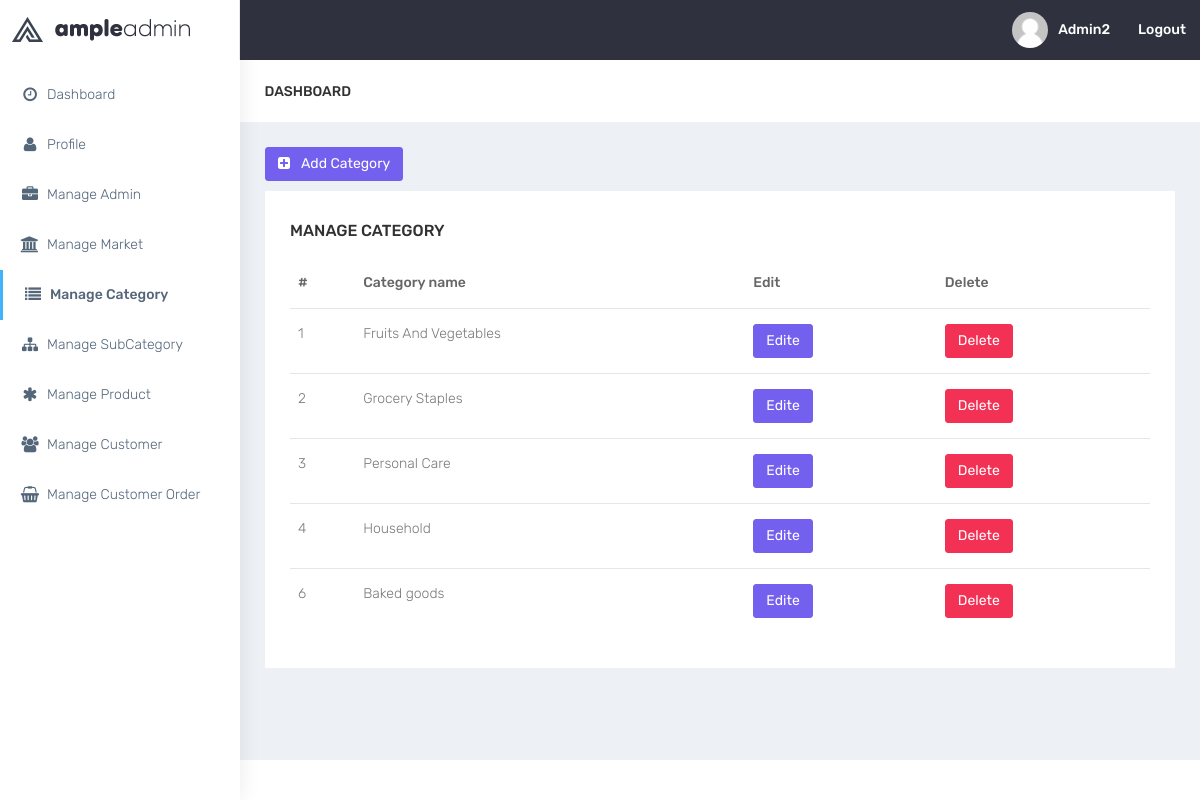
Screenshot of /p/admin/manage_category.php (signed in) with the database file from the repository.
### tables this page shows
CREATE TABLE `category` (
  `id` int(11) NOT NULL,
  `cat_name` varchar(50) NOT NULL
);

### p/admin/manage_category.php (the view, shortened to what this page needs)
 <?php include ("includes/header.php");?>
 <button type="button" class="btn btn-primary m-b-10"  data-target="#add_update_Modal" id="add_category_Modal">
 	<i class="fa fa-plus-square fa-fw" aria-hidden="true"></i> Add Category
 </button>
<div class="row ">
  <div class="col-md-12 col-lg-12 col-sm-12">
   <div class="white-box">
    <h3 class="box-title">Manage category</h3>
    <div class="table-responsive">
     <table class="table">
      <thead>
       <tr>
        <th>#</th>
        <th>Category name</th>
        <th>Edit</th>
        <th>Delete</th>
      </tr>
    </thead>
    <tbody>
      <?php
      $query = "select * from category";
      $result= mysqli_query($conn,$query);
      while ($table_category=mysqli_fetch_assoc($result)) {
        echo "<tr id={$table_category['id']}>";
        foreach ($table_category as $key => $value) {
         echo "<td id='$key{$table_category['id']}'>";
         echo $value;
         echo "</td>";
       }
       echo "<th><button name='edit' class='btn btn-primary text-white edit_btn' data-id='{$table_category['id']}' class='btn btn-danger text-white delete' data-target='#add_update_Modal'>Edite</button></th>";
       echo "<th><button data-id='{$table_category['id']}' class='btn btn-danger text-white delete_btn' data-toggle='modal' data-target='#deleteModal'>Delete</button></th>";
       echo "</tr>";
     }
     ?>
   </tbody>
 </table>
</div>
</div>
</div>
</div>
<?php include 'includes/footer.php';?>

### p/admin/includes/header.php (shortened to what this page needs)
<?php require ("../includes/connection.php");?>
<?php
if (!isset($_SESSION['admin_id'])) {
header("location:login.php");
}
else {
$query ="SELECT * FROM admin where id={$_SESSION['admin_id']}";
$result= mysqli_query($conn,$query);
$adminSet= mysqli_fetch_assoc($result);
}
?>
<!DOCTYPE html>
<html lang="en">
<head>
<link href="bootstrap/dist/css/bootstrap.min.css" rel="stylesheet">
<link href="../plugins/bower_components/sidebar-nav/dist/sidebar-nav.min.css" rel="stylesheet">
<link href="../css/style.css" rel="stylesheet">
<link href="../css/colors/default.css" id="theme" rel="stylesheet">
<link href="../css/custom.css" rel="stylesheet">
</head>
<body class="fix-header">
<div id="wrapper">
<nav class="navbar navbar-default navbar-static-top m-b-0">
<div class="navbar-header">
<div class="top-left-part">
<a class="logo" href="dashboard.html">
<b>
    <img src="../plugins/images/admin-logo-dark.png" alt="home"
    class="light-logo" />
</b>
<span class="hidden-xs">
    <img src="../plugins/images/admin-text-dark.png" alt="home"
    class="light-logo" />
</span> </a>
</div>
<ul class="nav navbar-top-links navbar-right pull-right">
<li>
    <a class="profile-pic" href="profile.php"><img src="../plugins/images/users/admin/<?php echo $adminSet['image'];?>" alt="user-img"
        width="36" class="img-circle"><b class="hidden-xs"><?php echo $adminSet['admin_name'];?></b></a>
    </li>
    <li>
        <a class="profile-pic" href="logout.php" class="btn btn-secondary"><b class="hidden-xs">Logout</b></a>
    </li>
</ul>
</div>
</nav>
<div class="navbar-default sidebar" role="navigation">
<div class="sidebar-nav slimscrollsidebar">
<div class="sidebar-head">
    <h3><span class="fa-fw open-close"><i class="ti-close ti-menu"></i></span> <span
        class="hide-menu">Navigation</span></h3>
    </div>
    <ul class="nav" id="side-menu">
        <li style="padding: 70px 0 0;">
            <a href="index.php" class="waves-effect"><i class="fa fa-clock-o fa-fw"
                aria-hidden="true"></i>Dashboard</a>
            </li>
            <li>
                <a href="profile.php" class="waves-effect"><i class="fa fa-user fa-fw"
                    aria-hidden="true"></i>Profile</a>
                </li>
                <li>
                    <a href="manage_admin.php" class="waves-effect"><i class="fa fa-briefcase fa-fw"
                        aria-hidden="true"></i>Manage Admin</a>
                    </li>
                    <li>
                        <a href="manage_market.php" class="waves-effect"><i class="fa fa-bank fa-fw"
                            aria-hidden="true"></i>Manage Market</a>
                        </li>
                            <li>
                                <a href="manage_category.php" class="waves-effect"><i class="fa  fa-list fa-fw"
                                    aria-hidden="true"></i>Manage Category</a>
                                </li>
                                <li>
                                    <a href="manage_subcategory.php" class="waves-effect"><i class="fa fa-sitemap fa-fw"
                                        aria-hidden="true"></i>Manage SubCategory</a>
                                    </li>
                                    <li>
                                        <a href="manage_product.php" class="waves-effect"><i class="fa  fa-asterisk fa-fw"
                                            aria-hidden="true"></i>Manage Product</a>
                                        </li>
                                        <li>
                                            <a href="manage_customer.php" class="waves-effect"><i class="fa  fa-group fa-fw"
                                                aria-hidden="true"></i>Manage Customer</a>
                                            </li>
                                            <li>
                                                <a href="manage_customer_order.php" class="waves-effect"><i class="fa fa fa fa-shopping-basket fa-fw"
                                                    aria-hidden="true"></i>Manage Customer Order</a>
                                                </li>
                                            </ul>
                                        </div>
                                    </div>
                                    <div id="page-wrapper">
                                        <div class="container-fluid">
                                            <div class="row bg-title">
                                                <div class="col-lg-3 col-md-4 col-sm-4 col-xs-12">
                                                    <h4 class="page-title">Dashboard</h4> </div>
                                                </div>

### p/css/colors/default.css (style rules this page uses)
body { background: #fff; }
.top-left-part { background: #fff; }
.top-left-part .light-logo { display: inline-block; }
.navbar-header { background: #2f323e; }
.navbar-top-links > li > a { color: #ffffff; }
.sidebar .sidebar-head { background: #ffffff; }
.sidebar .sidebar-head h3 { color: #686868; }
.sidebar { background: #fff; box-shadow: 1px 0px 20px rgba(0, 0, 0, 0.08); }
#side-menu li a { color: #54667a; }
#side-menu li a { color: #54667a; border-left: 0px solid #fff; }
#side-menu > li > a { border-left: 3px solid transperant; }
#side-menu > li > a.active { background: transperant; color: #54667a; border-left: 3px solid #41b3f9; font-weight: 500; }

### rows the page displays
category: id "1", cat_name "Fruits And Vegetables"
category: id "2", cat_name "Grocery Staples"
category: id "3", cat_name "Personal Care"
category: id "4", cat_name "Household"
category: id "6", cat_name "Baked goods"

### other values shown
$adminSet['admin_name'] "Admin2"
